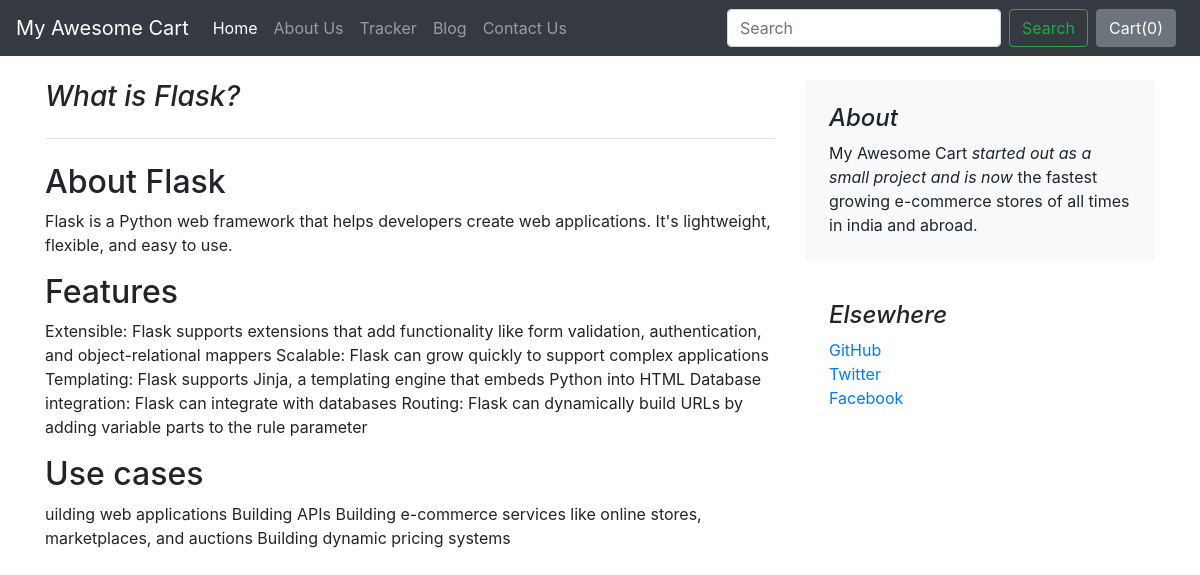
The app's page /blog/blogpost/4 with its own data.
### blog/models.py (models this page shows)
class Blogpost(models.Model):
    post_id = models.AutoField(primary_key= True)
    title = models.CharField(max_length=50)
    head0 = models.CharField(max_length=500, default="")
    chead0 = models.CharField(max_length=5000, default="")
    head1 = models.CharField(max_length=500, default="")
    chead1 = models.CharField(max_length=5000, default="")
    head2 = models.CharField(max_length=500, default="")
    chead2 = models.CharField(max_length=5000, default="")
    pub_date = models.DateField()
    thumbnail = models.ImageField(upload_to='shop/images', default="")
    def __str__(self):
        return self.title

### blog/views.py (the view)
# urls.py: path('blogpost/<int:id>', views.blogpost,name="blogPost"),
def blogpost(request, id):
    post = Blogpost.objects.filter(post_id=id)[0]
    print(post)
    return render(request, 'blog/blogpost.html', {'post': post})

### blog/templates/blog/blogpost.html
{% extends 'blog/basic.html' %}
{% block body %}
<div class="container">
    <div class="row mt-4">
        <div class="col-md-8 blog-main">
            <h3 class="pb-4 mb-4 font-italic border-bottom">
                {{post.title}}
            </h3>
            <div class="blog-post">
                <h2 class="blog-post-title">{{post.head0}}</h2>
                <p>{{post.chead0}}</p>
                <h2>{{post.head1}}</h2>
                <p>{{post.chead1}}</p>
                <h2>{{post.head2}}</h2>
                <p>{{post.chead2}}</p>
            </div>
        </div>
        <aside class="col-md-4 blog-sidebar">
            <div class="p-4 mb-3 bg-light rounded">
                <h4 class="font-italic">About</h4>
                <p class="mb-0">My Awesome Cart <em>started out as a small project and is now</em> the fastest growing e-commerce stores of all times in india and abroad.</p>
            </div>
            <div class="p-4">
                <h4 class="font-italic">Elsewhere</h4>
                <ol class="list-unstyled">
                    <li><a href="#">GitHub</a></li>
                    <li><a href="#">Twitter</a></li>
                    <li><a href="#">Facebook</a></li>
                </ol>
            </div>
        </aside>
    </div>
</div>
{% endblock %}

### records on screen
Blogpost: title "What is Flask?", head0 "About Flask", chead0 "Flask is a Python web framework that helps developers create web applications. It's lightweight, flexible, and easy to use.", head1 "Features", chead1 "Extensible: Flask supports extensions that add functionality like form validation, authentication, and object-relational mappers Scalable: Flask can grow quickly to support complex applications Templating: Flask supports Jinja, a templating engine that embeds Python into HTML Database integration: Flask can integrate with databases Routing: Flask can dynamically build URLs by adding variable parts to the rule parameter", head2 "Use cases", chead2 "uilding web applications Building APIs Building e-commerce services like online stores, marketplaces, and auctions Building dynamic pricing systems"
